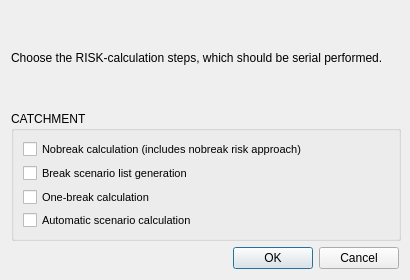
<?xml version="1.0" encoding="UTF-8"?>
<ui version="4.0">
 <class>RiskGui_Calculate_All_Dia</class>
 <widget class="QDialog" name="RiskGui_Calculate_All_Dia">
  <property name="geometry">
   <rect>
    <x>0</x>
    <y>0</y>
    <width>410</width>
    <height>280</height>
   </rect>
  </property>
  <property name="minimumSize">
   <size>
    <width>410</width>
    <height>280</height>
   </size>
  </property>
  <property name="maximumSize">
   <size>
    <width>410</width>
    <height>280</height>
   </size>
  </property>
  <property name="windowTitle">
   <string>Choose for calculation...</string>
  </property>
  <property name="windowIcon">
   <iconset resource="../../../system_sys/source_code/gui/resources/system_sys_resource.qrc">
    <normaloff>:/risk_icon</normaloff>:/risk_icon</iconset>
  </property>
  <layout class="QGridLayout">
   <item row="0" column="0">
    <layout class="QVBoxLayout">
     <item>
      <layout class="QHBoxLayout">
       <item>
        <widget class="QLabel" name="label">
         <property name="font">
          <font>
           <family>Arial</family>
           <pointsize>9</pointsize>
          </font>
         </property>
         <property name="text">
          <string>Choose the RISK-calculation steps, which should be serial performed.</string>
         </property>
        </widget>
       </item>
      </layout>
     </item>
     <item>
      <widget class="QGroupBox" name="groupBox_2">
       <property name="minimumSize">
        <size>
         <width>390</width>
         <height>130</height>
        </size>
       </property>
       <property name="maximumSize">
        <size>
         <width>390</width>
         <height>130</height>
        </size>
       </property>
       <property name="font">
        <font>
         <family>Arial</family>
         <pointsize>9</pointsize>
        </font>
       </property>
       <property name="title">
        <string>CATCHMENT</string>
       </property>
       <layout class="QVBoxLayout" name="verticalLayout_2">
        <item>
         <widget class="QCheckBox" name="checkBox_ca_nobreak">
          <property name="font">
           <font>
            <pointsize>8</pointsize>
           </font>
          </property>
          <property name="text">
           <string>Nobreak calculation (includes nobreak risk approach)</string>
          </property>
         </widget>
        </item>
        <item>
         <widget class="QCheckBox" name="checkBox_ca_break_list">
          <property name="font">
           <font>
            <pointsize>8</pointsize>
           </font>
          </property>
          <property name="text">
           <string>Break scenario list generation</string>
          </property>
         </widget>
        </item>
        <item>
         <widget class="QCheckBox" name="checkBox_ca_one_break">
          <property name="font">
           <font>
            <pointsize>8</pointsize>
           </font>
          </property>
          <property name="text">
           <string>One-break calculation </string>
          </property>
         </widget>
        </item>
        <item>
         <widget class="QCheckBox" name="checkBox_ca_auto">
          <property name="font">
           <font>
            <pointsize>8</pointsize>
           </font>
          </property>
          <property name="text">
           <string>Automatic scenario calculation</string>
          </property>
         </widget>
        </item>
       </layout>
      </widget>
     </item>
     <item>
      <layout class="QHBoxLayout">
       <item>
        <spacer>
         <property name="orientation">
          <enum>Qt::Horizontal</enum>
         </property>
         <property name="sizeHint" stdset="0">
          <size>
           <width>209</width>
           <height>18</height>
          </size>
         </property>
        </spacer>
       </item>
       <item>
        <widget class="QPushButton" name="okButton">
         <property name="text">
          <string>OK</string>
         </property>
        </widget>
       </item>
       <item>
        <widget class="QPushButton" name="cancelButton">
         <property name="text">
          <string>Cancel</string>
         </property>
        </widget>
       </item>
      </layout>
     </item>
    </layout>
   </item>
  </layout>
 </widget>
 <resources>
  <include location="../../../system_sys/source_code/gui/resources/system_sys_resource.qrc"/>
 </resources>
 <connections/>
</ui>
